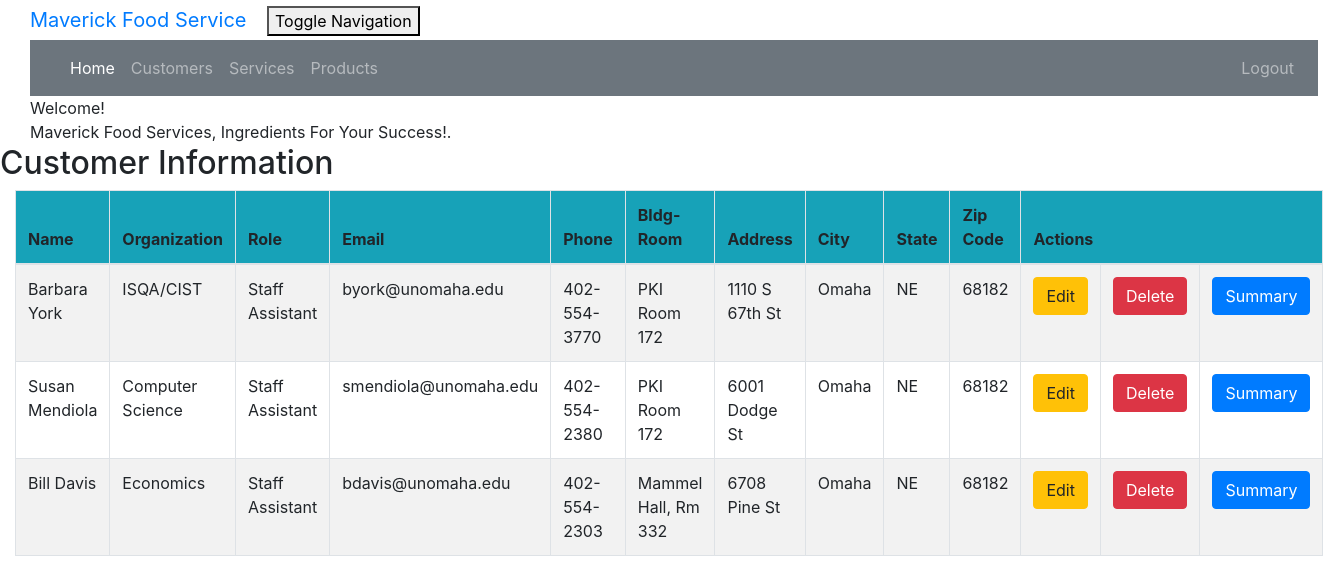
/customer_list (signed in), run on the app's committed database.
### crm/models.py (models this page shows, shortened)
class Customer(models.Model):
    cust_name = models.CharField(max_length=50)
    email = models.EmailField(max_length=100)
    phone = models.CharField(max_length=20)
    bldgroom = models.CharField(max_length=100)
    address = models.CharField(max_length=200)
    city = models.CharField(max_length=50)
    state = models.CharField(max_length=50)
    zipcode = models.CharField(max_length=10)
    organization = models.CharField(max_length=100)
    role = models.CharField(max_length=100)

### crm/views.py (the view)
# urls.py: path('customer_list', views.customer_list, name='customer_list'),
@login_required
def customer_list(request):
    customer = Customer.objects.filter()
    return render(request, 'crm/customer_list.html',
                  {'customers': customer})

### crm/templates/crm/customer_list.html (shortened to what this page needs)
<!DOCTYPE html>
<html lang="en">
{% extends 'crm/base.html' %}
{% block content %}
    <html>
    <head>
    </head>
    <body class="bodylist">
    <div class="container">
        <div class="panel panel-primary">
            <div class="panel-heading">Welcome!</div>
            <div class="panel-body">
                Maverick Food Services, Ingredients For Your Success!.
            </div>
        </div>
    </div>
    <div class="row">
        <h2>Customer Information</h2>
    </div>
    <div>
        <table class="table table-striped table-bordered table-hover w-auto">
            <thead>
            <tr class="bg-info">
                <th>Name</th>
                <th>Organization</th>
                <th>Role</th>
                <th>Email</th>
                <th>Phone</th>
                <th>Bldg-Room</th>
                <th>Address</th>
                <th>City</th>
                <th>State</th>
                <th>Zip Code</th>
                <th colspan="3">Actions</th>
            </tr>
            </thead>
            <tbody>
            {% for customer in customers %}
                <tr>
                    <td>{{ customer.cust_name }}</td>
                    <td>{{ customer.organization }}</td>
                    <td>{{ customer.role }}</td>
                    <td>{{ customer.email }}</td>
                    <td>{{ customer.phone }}</td>
                    <td>{{ customer.bldgroom }}</td>
                    <td>{{ customer.address }}</td>
                    <td>{{ customer.city }}</td>
                    <td>{{ customer.state }}</td>
                    <td>{{ customer.zipcode }}</td>
                    <td><a href="{% url 'crm:customer_edit' pk=customer.pk %}"
                           class="btn btn-warning">Edit</a>
                    <td><a href="{% url 'crm:customer_delete' pk=customer.pk %}"
                           onclick="return confirm('Are you sure you want to delete?')"
                           class="btn btn-danger">Delete</a>
                    </td>
                    <td><a href="{% url 'crm:summary' pk=customer.pk %}"
                           class="btn btn-primary">Summary</a>
                    </td>
                </tr>
            {% endfor %}
            </tbody>
        </table>
    </div>
    </body>
    </html>
{% endblock %}

### crm/static/css/portfolio.css (style rules this page uses)
body { padding-left: 15px; }

### data on the page
Customer: cust_name "Barbara York", organization "ISQA/CIST", role "Staff Assistant", email "byork@unomaha.edu", phone "402-554-3770", bldgroom "PKI Room 172", address "1110 S 67th St", city "Omaha", state "NE", zipcode "68182"
Customer: cust_name "Susan Mendiola", organization "Computer Science", role "Staff Assistant", email "smendiola@unomaha.edu", phone "402-554-2380", bldgroom "PKI Room 172", address "6001 Dodge St", city "Omaha", state "NE", zipcode "68182"
Customer: cust_name "Bill Davis", organization "Economics", role "Staff Assistant", email "bdavis@unomaha.edu", phone "402-554-2303", bldgroom "Mammel Hall, Rm 332", address "6708 Pine St", city "Omaha", state "NE", zipcode "68182"
